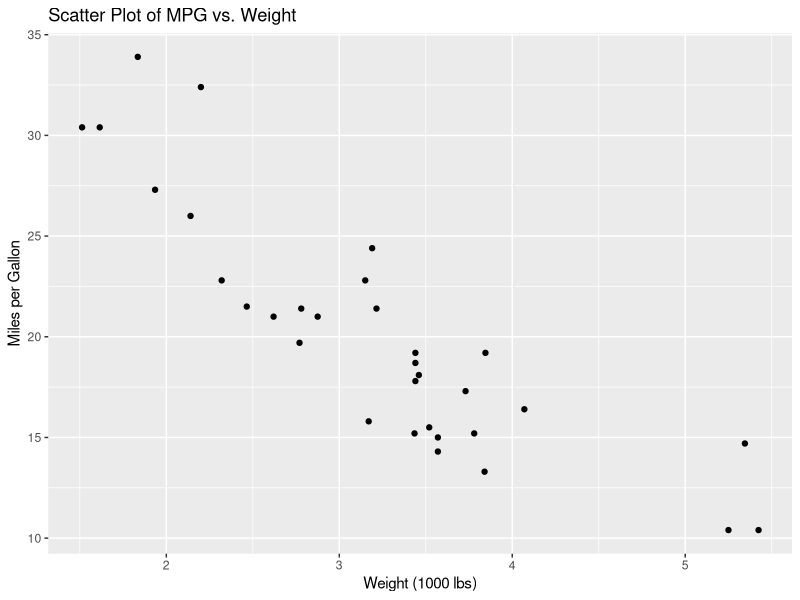
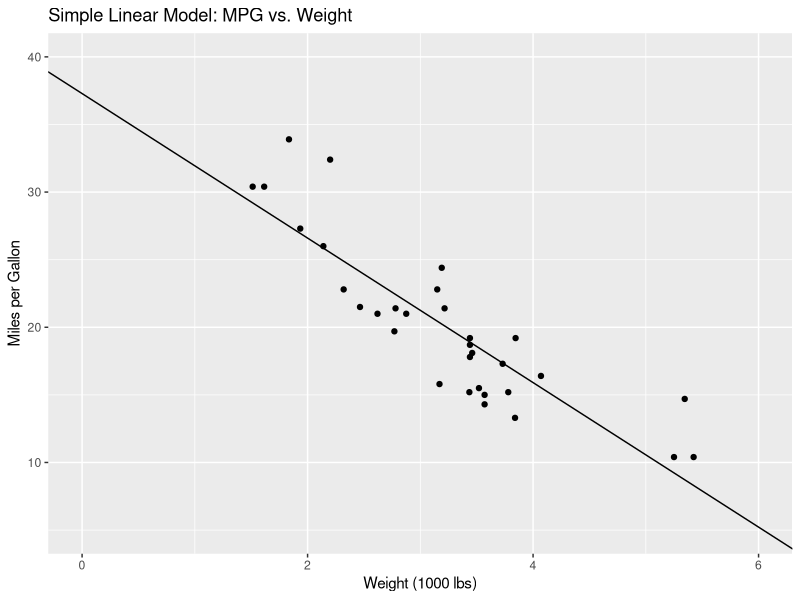
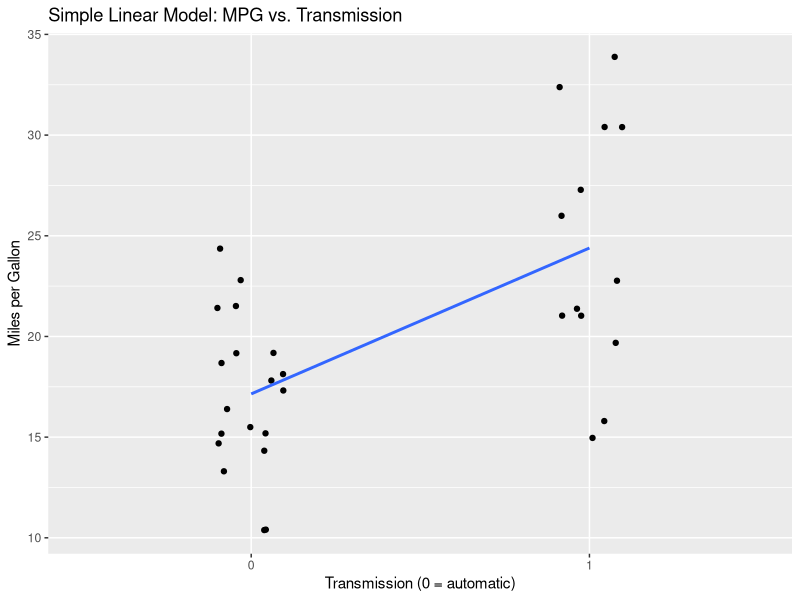
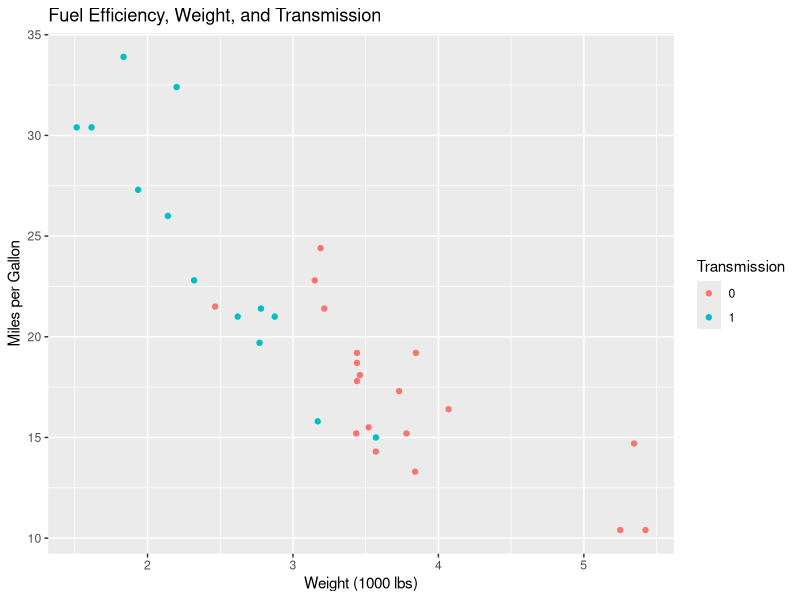
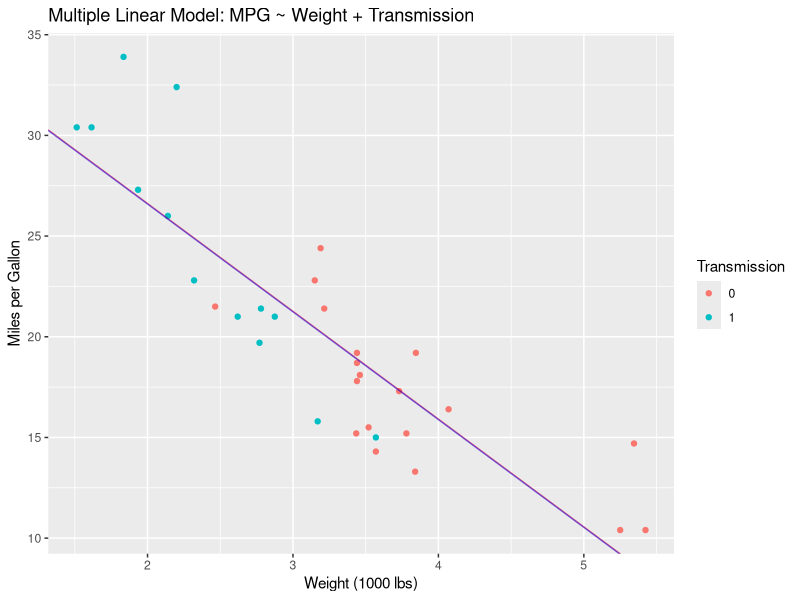
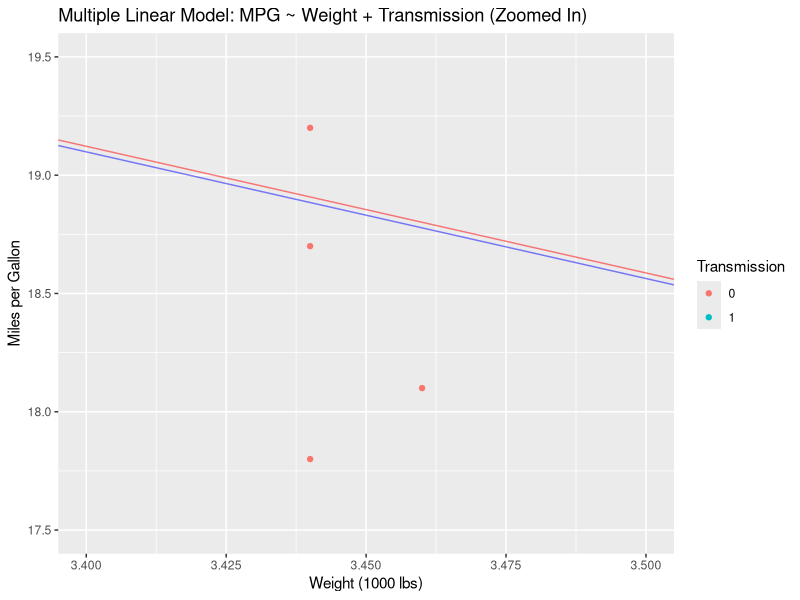
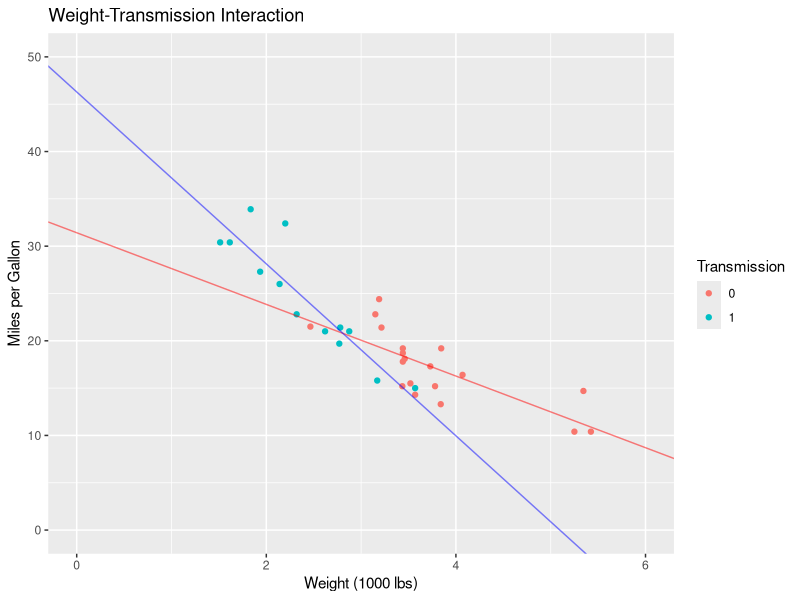
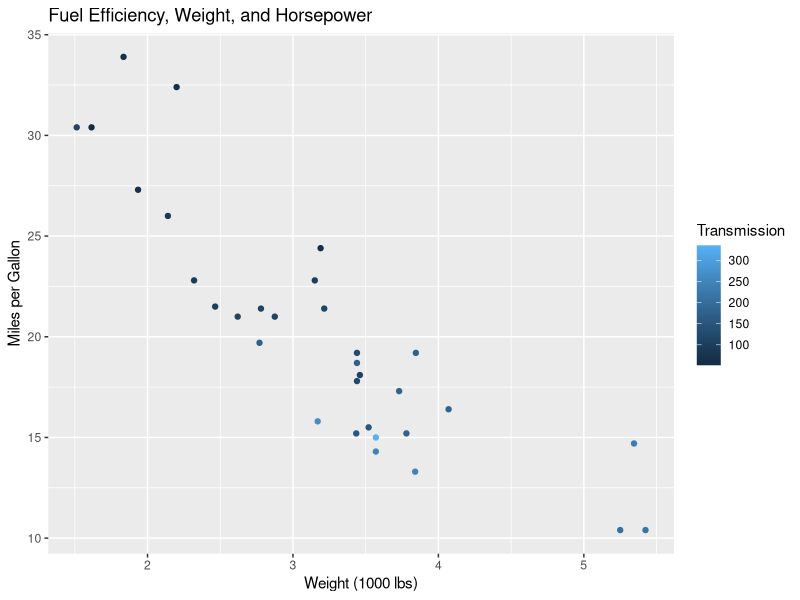

The R script that drew these images, in order:
## ---- chunk 1
library(ggplot2)
library(datasets)
## ---- chunk 2
str(mtcars)
## ---- chunk 3
p.mpg_vs_wt <- ggplot(mtcars, aes(x=wt,y=mpg)) + geom_point()
p.mpg_vs_wt + 
  labs(x = "Weight (1000 lbs)",
       y = "Miles per Gallon",
       title = "Scatter Plot of MPG vs. Weight")
## ---- chunk 4
mpg_vs_wt <- summary(lm(mpg ~ wt,data=mtcars))
print(mpg_vs_wt)
## ---- chunk 5
print(mpg_vs_wt$coefficients)
## ---- chunk 6
p.mpg_vs_wt + 
  labs(x = "Weight (1000 lbs)",
       y = "Miles per Gallon",
       title = "Simple Linear Model: MPG vs. Weight") + 
  geom_abline(intercept = mpg_vs_wt$coefficients["(Intercept)","Estimate"], 
              slope = mpg_vs_wt$coefficients["wt", "Estimate"]) + 
  coord_cartesian(xlim=c(0,6),ylim = c(5,40))
## ---- chunk 7
mtcars$am <- as.factor(mtcars$am)
unique(mtcars$am)
## ---- chunk 8
mpg_vs_am <- summary(lm(mpg ~ am, data=mtcars ))
print(mpg_vs_am$coefficients)
## ---- chunk 9
ggplot(mtcars, aes(x=am,y=mpg)) + 
  geom_jitter(width=0.1) + 
  geom_smooth(method="lm", formula = y~x, aes(group=1), se=F) + 
  labs(x = "Transmission (0 = automatic)",
       y = "Miles per Gallon",
       title = "Simple Linear Model: MPG vs. Transmission")
## ---- chunk 10
ggplot(mtcars, aes(x=wt, y=mpg, col=am)) + 
  geom_point() +  
   labs(x = "Weight (1000 lbs)",
       y = "Miles per Gallon",
       title = "Fuel Efficiency, Weight, and Transmission",
       colour="Transmission")
## ---- chunk 11
mpg_MLR <- summary(lm(mpg ~ wt + am, data=mtcars))
print(mpg_MLR$coefficients)
## ---- chunk 12
beta0 <- mpg_MLR$coefficients["(Intercept)","Estimate"]
beta1 <- mpg_MLR$coefficients["wt","Estimate"]
beta0_prime <- mpg_MLR$coefficients["(Intercept)","Estimate"] + 
                mpg_MLR$coefficients["am1","Estimate"]

ggplot(mtcars, aes(x = wt, y = mpg, col = am)) + 
  geom_point() + 
  geom_abline(intercept = beta0,
         slope = beta1,
         col="red",
         alpha=0.5) + 
  geom_abline(intercept = beta0_prime,
              slope = beta1, 
              col="blue",
              alpha=0.5) + 
  labs(x = "Weight (1000 lbs)",
       y = "Miles per Gallon",
       title = "Multiple Linear Model: MPG ~ Weight + Transmission",
       colour="Transmission")
## ---- chunk 13
ggplot(mtcars, aes(x = wt, y = mpg, col = am)) + 
  geom_point() + 
  geom_abline(intercept = beta0,
         slope = beta1,
         col="red",
         alpha=0.5) + 
  geom_abline(intercept = beta0_prime,
              slope = beta1, 
              col="blue",
              alpha=0.5) + 
  coord_cartesian(xlim = c(3.4,3.5),ylim = c(17.5,19.5)) + 
    labs(x = "Weight (1000 lbs)",
       y = "Miles per Gallon",
       title = "Multiple Linear Model: MPG ~ Weight + Transmission (Zoomed In)",
       colour="Transmission")
## ---- chunk 14
mpg_int <- summary(lm(mpg ~ wt*am,data=mtcars))
print(mpg_int$coefficients)
## ---- chunk 15
beta0 = mpg_int$coefficients["(Intercept)","Estimate"]
beta1 = mpg_int$coefficients["wt","Estimate"]
beta0_prime = mpg_int$coefficients["(Intercept)","Estimate"] + 
                mpg_int$coefficients["am1","Estimate"]
beta1_prime = mpg_int$coefficients["wt","Estimate"] + 
                mpg_int$coefficients["wt:am1","Estimate"]

ggplot(mtcars, aes(x = wt, y = mpg, col = am)) + 
  geom_point() + 
  geom_abline(intercept = beta0,
         slope = beta1,
         col="red",
         alpha=0.5) + 
  geom_abline(intercept = beta0_prime,
              slope = beta1_prime, 
              col="blue",
              alpha=0.5) + 
  coord_cartesian(xlim=c(0,6),
                  ylim = c(0,50)) +
  labs(x = "Weight (1000 lbs)",
       y = "Miles per Gallon",
       title = "Weight-Transmission Interaction",
       colour="Transmission")
## ---- chunk 16
ggplot(mtcars, aes(x=wt, y=mpg, col=hp)) + 
  geom_point() +  
   labs(x = "Weight (1000 lbs)",
       y = "Miles per Gallon",
       title = "Fuel Efficiency, Weight, and Horsepower",
       colour="Transmission")
## ---- chunk 17
mpg_hp <- summary(lm(mpg ~ wt*hp, data=mtcars))
print(mpg_hp$coefficients)
## ---- chunk 18
beta0 = mpg_int$coefficients["(Intercept)","Estimate"]
beta1 = mpg_int$coefficients["wt","Estimate"]
beta0_prime = mpg_int$coefficients["(Intercept)","Estimate"] + 
                mpg_int$coefficients["am1","Estimate"]
beta1_prime = mpg_int$coefficients["wt","Estimate"] + 
                mpg_int$coefficients["wt:am1","Estimate"]

ggplot(mtcars, aes(x = wt, y = mpg, col = am)) + 
  geom_point() + 
  geom_abline(intercept = beta0,
         slope = beta1,
         col="red",
         alpha=0.5) + 
  geom_abline(intercept = beta0_prime,
              slope = beta1_prime, 
              col="blue",
              alpha=0.5) + 
  coord_cartesian(xlim=c(0,6),
                  ylim = c(0,50)) +
  labs(x = "Weight (1000 lbs)",
       y = "Miles per Gallon",
       title = "Weight-Transmission Interaction",
       colour="Transmission")
